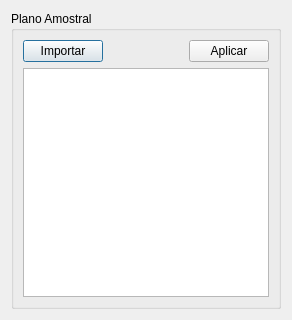
<?xml version="1.0" encoding="UTF-8"?>
<ui version="4.0">
 <class>PlanoAmostral</class>
 <widget class="QDialog" name="PlanoAmostral">
  <property name="geometry">
   <rect>
    <x>0</x>
    <y>0</y>
    <width>292</width>
    <height>320</height>
   </rect>
  </property>
  <property name="windowTitle">
   <string>Dialog</string>
  </property>
  <layout class="QVBoxLayout" name="verticalLayout_3">
   <item>
    <widget class="QGroupBox" name="groupBox">
     <property name="title">
      <string>Plano Amostral</string>
     </property>
     <layout class="QVBoxLayout" name="verticalLayout_2">
      <item>
       <layout class="QVBoxLayout" name="verticalLayout">
        <item>
         <layout class="QHBoxLayout" name="horizontalLayout">
          <item>
           <widget class="QPushButton" name="pushButton_importar">
            <property name="text">
             <string>Importar</string>
            </property>
           </widget>
          </item>
          <item>
           <spacer name="horizontalSpacer">
            <property name="orientation">
             <enum>Qt::Horizontal</enum>
            </property>
            <property name="sizeHint" stdset="0">
             <size>
              <width>40</width>
              <height>20</height>
             </size>
            </property>
           </spacer>
          </item>
          <item>
           <widget class="QPushButton" name="pushButton_aplicar">
            <property name="text">
             <string>Aplicar</string>
            </property>
           </widget>
          </item>
         </layout>
        </item>
        <item>
         <widget class="QTableWidget" name="tableWidget_pa"/>
        </item>
       </layout>
      </item>
     </layout>
    </widget>
   </item>
  </layout>
 </widget>
 <resources/>
 <connections/>
</ui>
